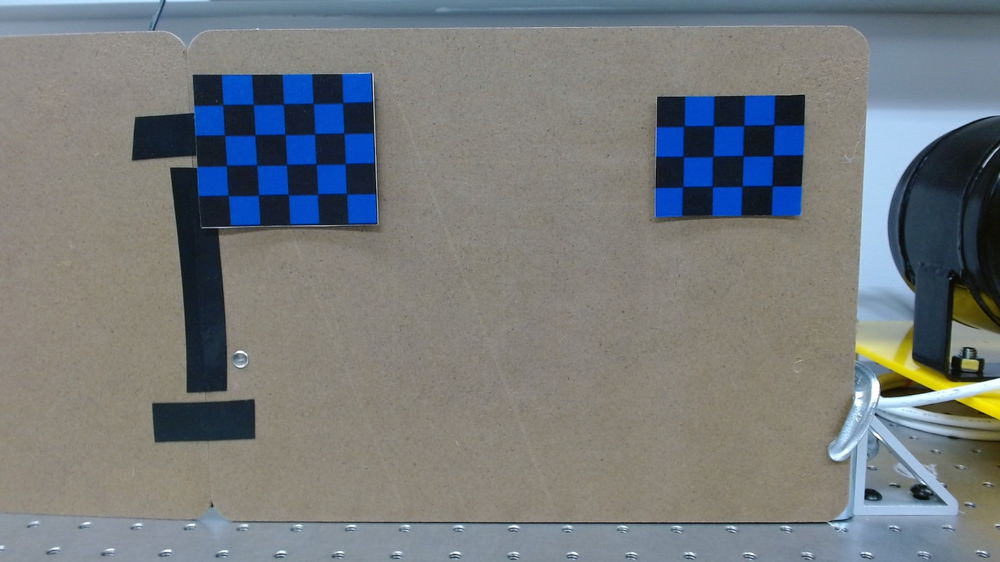
#> input picture linedet/checkerboard.png, 1000 x 562 px, shrunk from 1920 x 1080 before the run, found by its file name
$ python chessboard.py
#> lines starting #> are read from the running program, lines starting #| are printed output that depends on the picture; after the words box and inside, x2 and y2 are one past the last pixel; in counts of white or black regions, pixels touching at a corner belong together; long printed decimals are rounded
### linedet/utils.py
import numpy as np

def pixel_distances(corners, shape):
    p = np.reshape(corners, shape)
    dist = []
    for i in range(p.shape[0]):
        #horiz distance
        for j in range(p[i].shape[0]-1):
        # print(p[i], type(p[i]))
            point1 = p[i][j]
            point2 = p[i][j+1]
            horiz_dist = np.linalg.norm(point1 - point2)
            dist.append(horiz_dist)
        #vert distance
        if i == p.shape[0]-1:
            break
        else:
            for k in range(p[i].shape[0]):
                vpoint1 = p[i][k]
                vpoint2 = p[i+1][k]
                vert_dist = np.linalg.norm(vpoint1-vpoint2)
                dist.append(vert_dist)
    npdist = np.array(dist)
    avg_dist = np.average(npdist)
    std_dev = np.std(npdist)
    print("avg dist btwn pixels: " + str(avg_dist))
    print("std dev: " + str(std_dev))
    return avg_dist

### linedet/chessboard.py
import cv2
import numpy as np
import os
import utils as utils

from matplotlib import pyplot as plt
from matplotlib import colors

testimpath = 'linedet/checkerboard.png'
img = cv2.imread(testimpath, cv2.IMREAD_UNCHANGED)
#> img is the input picture: shape (562, 1000, 3); mean B, G, R 123.7, 122.2, 118
imgHSV = cv2.cvtColor(img, cv2.COLOR_BGR2HSV)
#> imgHSV: shape (562, 1000, 3); mean H, S, V 49.2, 53.5, 134.5
imgRGB = cv2.cvtColor(img, cv2.COLOR_BGR2RGB)

#ranges for blue
light_blue = np.array([100, 150, 0], np.uint8)
dark_blue = np.array([140, 255, 255], np.uint8)


#isolate blue
mask = cv2.inRange(imgHSV, light_blue, dark_blue)
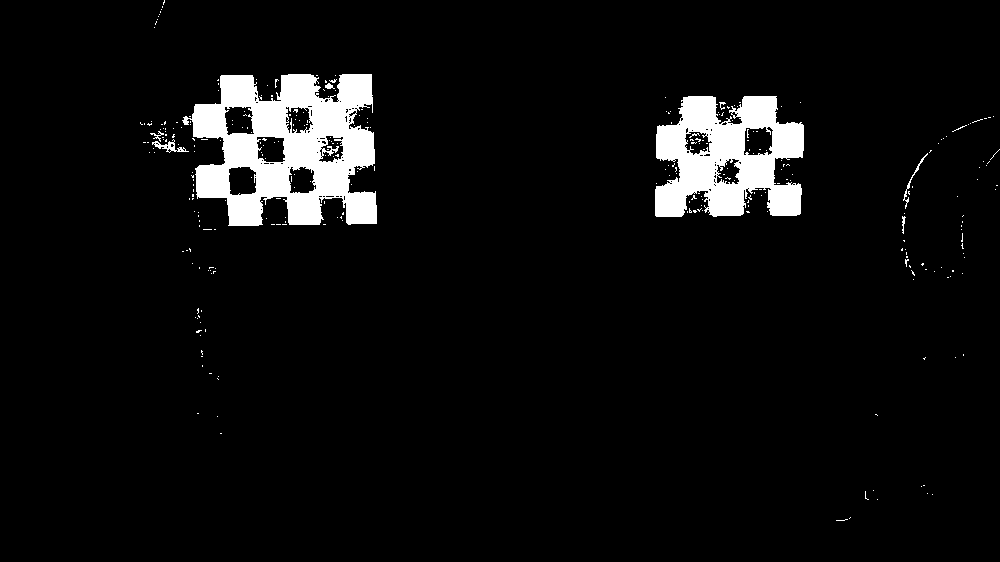
#> mask: shape (562, 1000); 5.5% white; 303 white regions (295 under 20 px), largest, box (x1, y1, x2, y2) and area: (182, 74, 377, 226) 17714, (655, 96, 804, 217) 11731, (152, 139, 189, 153) 164

#and with original image to make cleaner
result = cv2.bitwise_and(img, img, mask=mask)
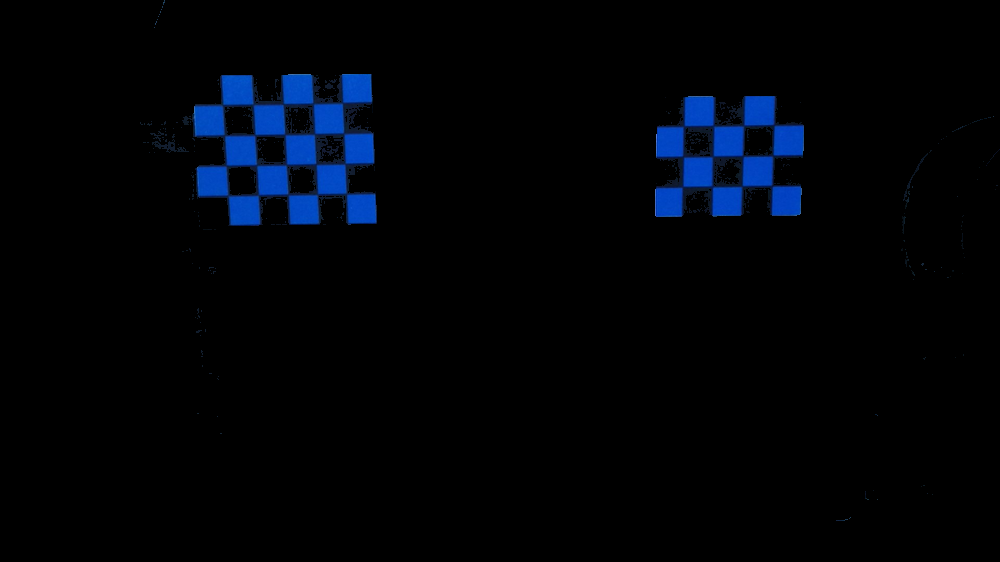
#> result: shape (562, 1000, 3); mean B, G, R 8.2, 3.2, 0.4

#convert to grayscale
resultGRAY = cv2.cvtColor(result, cv2.COLOR_BGR2GRAY)
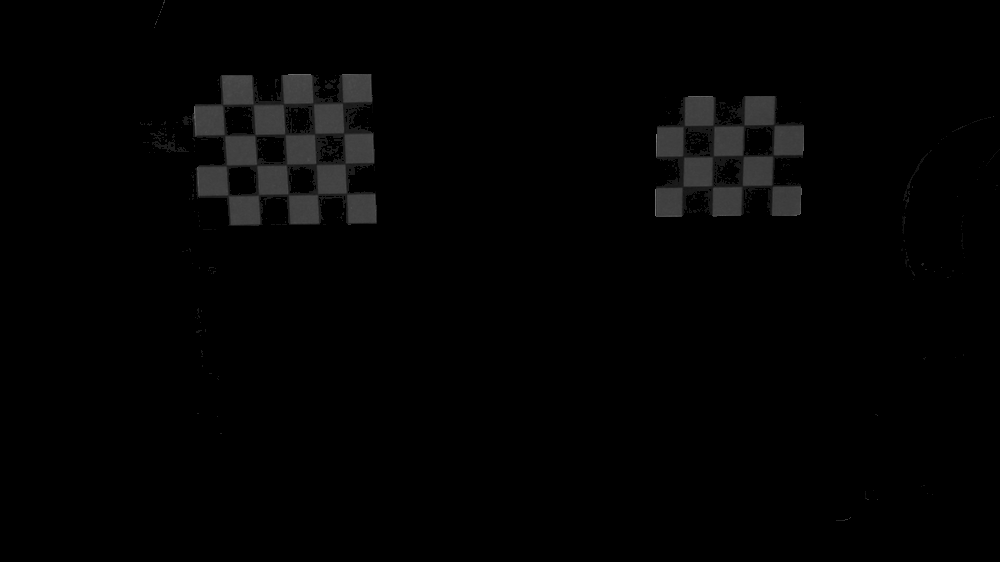
#> resultGRAY: shape (562, 1000); min 0, max 126, mean 2.9

#convert to black and white
thresh, resultBW = cv2.threshold(resultGRAY, 50, 255, cv2.THRESH_BINARY)
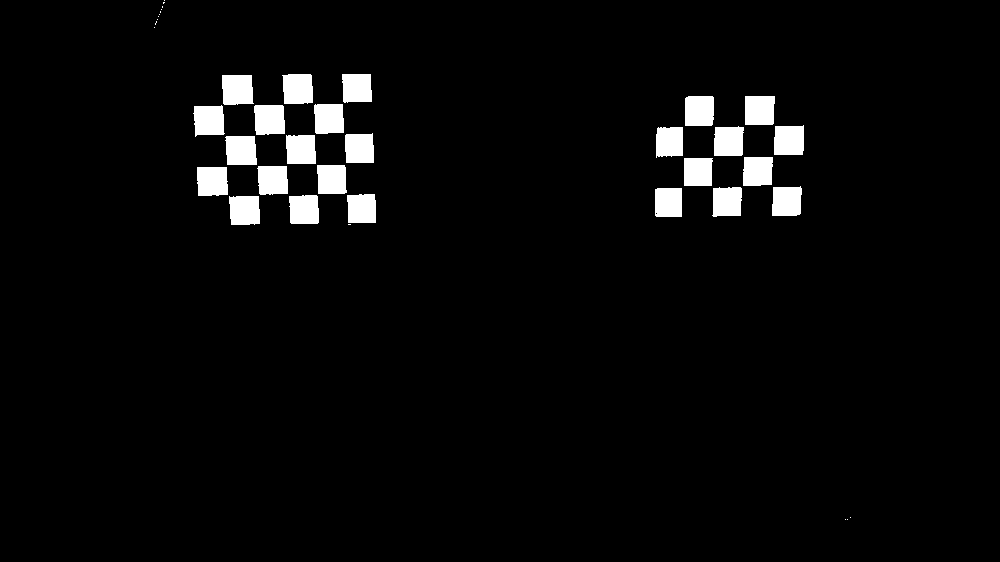
#> resultBW: shape (562, 1000); 3.7% white; 39 white regions (14 under 20 px), largest, box (x1, y1, x2, y2) and area: (222, 75, 254, 105) 886, (254, 105, 285, 135) 869, (282, 74, 313, 104) 863

#invert so background is white
resultBWinv = cv2.bitwise_not(resultBW)

# [14 lines of commented-out code are left out]
retright, cornersright = cv2.findChessboardCorners(resultBWinv, (4,3), None)
#> retright = True; cornersright = [[772, 185.5], [741.2, 186.8], [711.9, 186.5], [682.1, 186.1], [773, 155.5], [742.2, 155.2], [713.6, 155.5], [683.1, 156.5], [773.2, 124.2], [744, 125.5], [712.3, 124.6], [683.5, 126]]

# img2 = cv2.drawChessboardCorners(img, (4,3), cornersright, retright)
# cv2.imshow('right', img2)
# cv2.waitKey(0)

#right
retleft, cornersleft = cv2.findChessboardCorners(resultBWinv, (5,4), None)
#> retleft = True; cornersleft = 20 rows, first 8: [346.3, 192.6], [316.9, 194.4], [288, 194.5], [259.1, 194.6], [227.5, 194.6], [344.2, 164.3], [316, 164], [286.5, 164.5]


# img3 = cv2.drawChessboardCorners(img, (5,4), cornersleft, retleft)
# cv2.imshow('left', img3)
# cv2.waitKey(0)


'''find pixel distances and compare'''


#flip shape here for numpy
right_dist = utils.pixel_distances(cornersright, (3,4,-1))
#> after the loop in pixel_distances, `for i in range(p.shape[0]):`: dist = [30.85, 29.26, 29.81, 30.02, 31.62, 30.98, 29.6, 30.82, 28.62, 30.49, 31.31, 29.75, 30.96, 30.53, 29.21, 31.73, 28.82]
#> in pixel_distances, `npdist = np.array(dist)`: npdist = 17 values, max 31.73 at index 15, min 28.62 at index 8, mean 30.26
#> in pixel_distances, `avg_dist = np.average(npdist)`: avg_dist = 30.26
#> in pixel_distances, `std_dev = np.std(npdist)`: std_dev = 0.93
#| avg dist btwn pixels: 30.257
#| std dev: 0.9302
#> right_dist = 30.26
left_dist = utils.pixel_distances(cornersleft, (4,5,-1))
#| avg dist btwn pixels: 29.969
#| std dev: 0.8787
#> left_dist = 29.97
